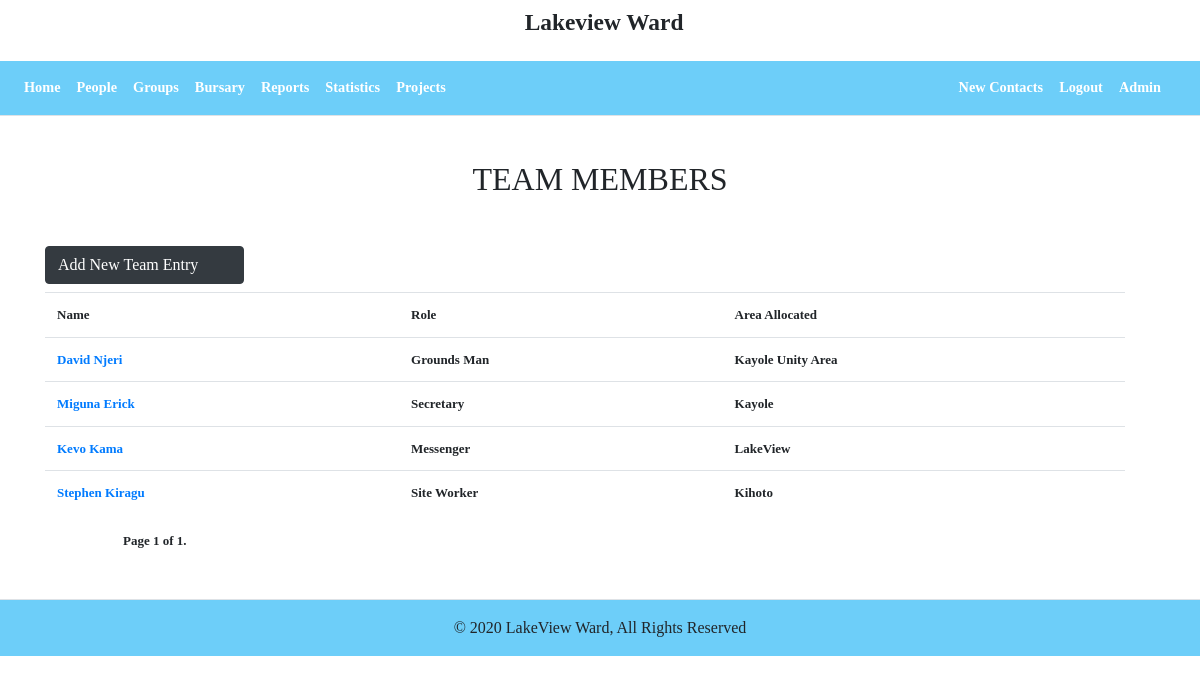
The app's page /teammembers/ (signed in) with its own data.
### citizens/models.py (models this page shows, shortened)
class TeamMembers(models.Model):
    citizen = models.OneToOneField("Citizen", on_delete=models.CASCADE)
    role = models.CharField(max_length=50)
    area_allocated = models.CharField("Area Allocated", max_length=50)
    picture = models.ImageField(default='download.jpg', upload_to="teammembers")
    class Meta:
        verbose_name = "Team Member"
        verbose_name_plural = "Team Members"

class Citizen(models.Model):
    id_number = models.PositiveIntegerField(primary_key=True,verbose_name="Identification Number", unique=True)
    person = models.OneToOneField("Person", on_delete=models.CASCADE)
    location = models.CharField(max_length=150)
    email = models.EmailField(max_length=255, blank=True)
    phone_number = models.CharField("Phone Number", max_length=12, blank=True, default='0704893840')
    voting_centre = models.CharField('Voting Centre', max_length=50, default='Unity Primary School')
    uploaded_to_google = models.BooleanField(default=False)
    class Meta:
        verbose_name= 'Citizen'
        verbose_name_plural = 'Citizens'

class Person(models.Model):
    GENDER = (
        ('M', 'Male'),
        ('F', 'Female')
    )
    person_id = models.UUIDField(primary_key=True, default=uuid.uuid4, editable=False)
    surname = models.CharField(max_length=50, default="")
    first_name = models.CharField(max_length=50)
    last_name = models.CharField(max_length=50)
    gender = models.CharField(choices=GENDER, max_length=10)
    dob = models.DateField("Date of Birth", auto_now=False, auto_now_add=False)
    class Meta:
        verbose_name = "Person"
        verbose_name_plural = "Persons"
    def get_person(self):
        return self.first_name+' '+self.last_name

### citizens/views.py (the view)
# urls.py: path('teammembers/', TeamMembersListView.as_view(), name="team-list"),
class TeamMembersListView(LoginRequiredMixin,ListView):
    model = TeamMembers
    context_object_name = 'teams'
    template_name = "teamlist.html"
    paginate_by = 25

### citizens/templates/teamlist.html (shortened to what this page needs)
{% extends 'base.html' %}
{% load crispy_forms_tags %}
{% load static %}
{% block content %}
<div class="container">
    <h2 class="text-center"> TEAM MEMBERS</h2>
    <div class="row container my-5">
        <div class="col-md-12 col-sm-12 col-xs-12">
            <div class="row mb-2">
                {% if user.is_admin %}
                    <a href="{% url 'team-create' %}" class="btn btn-dark">
                        Add New Team Entry
                        <i class="fa fa-plus ml-3"></i>
                    </a>
                {% endif %}
            </div>
            <div class="row">
                <table class="table table-stripped">
                    <tr>
                        <th>Name</th>
                        <th>Role</th>
                        <th>Area Allocated</th>
                    </tr>
                    {% for team in teams %}
                    <tr>
                        <td>
                            {% if user.is_admin %}
                            <a href="{% url 'team-update' team.pk %}">{{ team.citizen.person.get_person }}</a>
                            {% else %}
                                {{ team.citizen.person.get_person }}
                            {% endif %}
                        </td>
                        <td>{{ team.role }}</td>
                        <td>{{ team.area_allocated }}</td>
                    </tr>
                    {% endfor %}
                </table>
            </div>
            <div class="container ml-5">
                {% include 'paginate.html' %}
            </div>
        </div>
        <div class="col-md-4">
        </div>
    </div>
</div>
{% endblock %}

### citizens/static/master.css (style rules this page uses)
html, body { margin:0%; padding:0%; font-style: normal; font-family:'Times New Roman', Times, serif; font-size: medium; font-weight: 900; }

### citizens/templates/teamlist.html (style rules this page uses)
body { font-style: normal; font-family: Georgia, 'Times New Roman', Times, serif; font-size: small; }

### records on screen
TeamMembers: citizen.person.get_person "David Njeri", role "Grounds Man", area_allocated "Kayole Unity Area"
TeamMembers: citizen.person.get_person "Miguna Erick", role "Secretary", area_allocated "Kayole"
TeamMembers: citizen.person.get_person "Kevo Kama", role "Messenger", area_allocated "LakeView"
TeamMembers: citizen.person.get_person "Stephen Kiragu", role "Site Worker", area_allocated "Kihoto"

### other values on screen
{{ page_obj.number }} "1"
{{ paginator.num_pages }} "1"
